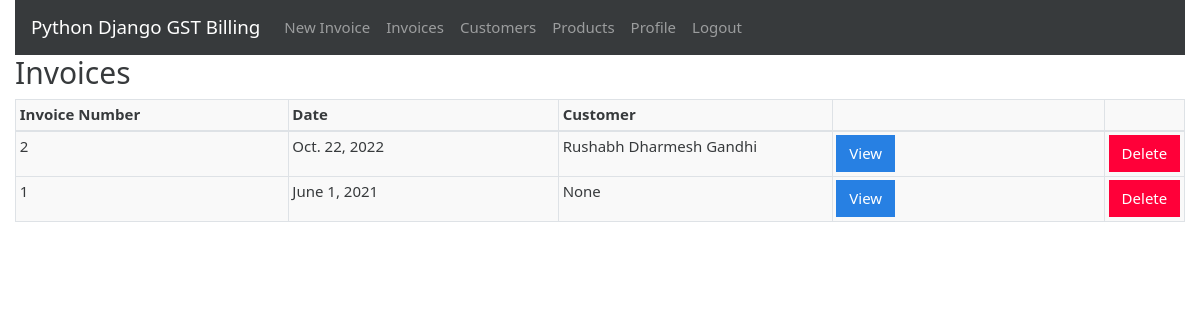
The page /invoices (signed in) on the database as committed earlier.
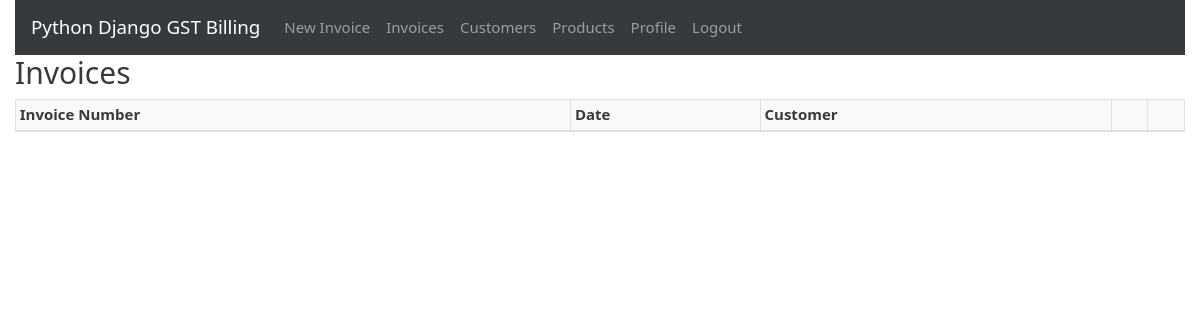
The same page on the database as committed later.
### gstbillingapp/models.py (models this page shows, shortened)
class Invoice(models.Model):
    invoice_number = models.IntegerField()
    invoice_date = models.DateField()
    invoice_customer = models.ForeignKey(
        'Customer',
        on_delete=models.SET_NULL,
        null=True
    )
    invoice_json = models.TextField()

class Customer(models.Model):
    customer_name = models.CharField(max_length=200)
    customer_address = models.TextField(max_length=600, blank=True, null=True)
    customer_phone = models.CharField(max_length=14, blank=True, null=True)
    customer_gst = models.CharField(max_length=15, blank=True, null=True)
    def __str__(self):
        return self.customer_name

### gstbillingapp/views.py (the view)
# urls.py: path('invoices', views.invoices, name='invoices'),
@login_required
def invoices(request):
    context = {}
    context['invoices'] = Invoice.objects.all().order_by('-id')
    return render(request, 'gstbillingapp/invoices.html', context)

### gstbillingapp/templates/gstbillingapp/invoices.html (shortened to what this page needs)
{% extends "gstbillingapp/base.html" %}
{% load static %}
{% block content %}
		<h2>Invoices</h2>
		<table class="table table-bordered" id="invoice-table">
		<thead>
			<tr>
				<th>Invoice Number</th>
				<th>Date</th>
				<th>Customer</th>
				<th></th>
				<th></th>
			</tr>
		</thead>
		<tbody class="two-col-form">
			{% for invoice in invoices %}
			<tr>
 				<td>{{invoice.invoice_number}}</td>
 				<td>{{invoice.invoice_date}}</td>
 				<td>{{invoice.invoice_customer}}</td>
				 <td><a href="{% url 'invoice_viewer' invoice.id %}"><button type="button" class="btn btn-primary">View</button></a></td>
				 <td><button type="button" class="btn btn-danger" data-toggle="modal" data-target="#invoiceDeleteModal" data-invoice-id="{{invoice.id}}" data-invoice-number="{{invoice.invoice_number}}, for {{invoice.invoice_customer}}">Delete</button></td>
			</tr>
			{% endfor %}
		</tbody>
		</table>
{% endblock %}

Rows that differ between the two databases and show on the page:
removed Invoice: invoice_number "2", invoice_date "Oct. 22, 2022", invoice_customer "Rushabh Dharmesh Gandhi"
removed Invoice: invoice_number "1", invoice_date "June 1, 2021", invoice_customer "None"
